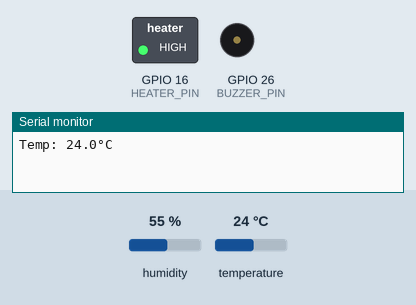
A sketch run on a simulated ESP32. On the bench: switched loads named in the sketch (green lamp = pin HIGH), buzzer (waves = sounding), the last lines printed to the serial monitor. Inputs (shaded band) come from the test bench; at power-on: temperature 24 °C, humidity 55 %.

Above: at 3.2 s.
3.3 s: temperature set to 26 °C
At 5.1 s:
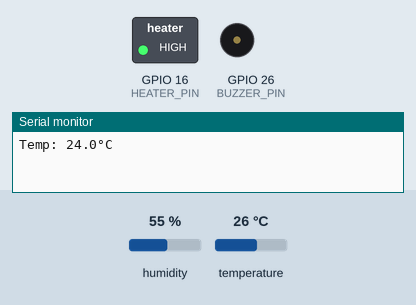
8.3 s: temperature set to 12 °C
At 15.5 s:
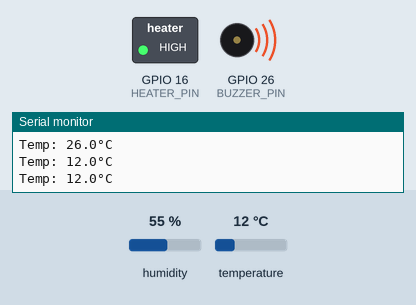
17.7 s: temperature set to 28 °C
At 19.5 s:
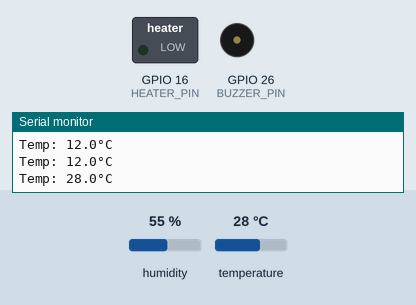
Timing chart, 0 to 21.0 s (numbered marks = the images above; inputs shaded):
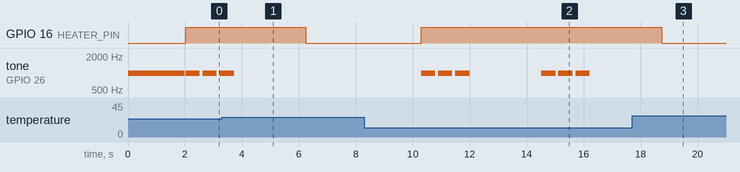

Measured:
- the behaviour switches between 24 and 25 °C on temperature (found by bisection; images 0 and 1)
- after the input at 3.3 s, GPIO 16 (HEATER_PIN): HIGH → LOW after 2.9 s; tone on GPIO 26 (BUZZER_PIN): goes on until 3.7 s, then stays silent
- after the input at 8.3 s, GPIO 16 (HEATER_PIN): LOW → HIGH after 2.0 s; tone on GPIO 26 (BUZZER_PIN): plays 1000 Hz for 0.50 s, 1000 Hz for 0.50 s, 1000 Hz for 0.50 s, 1000 Hz for 0.50 s, 1000 Hz for 0.50 s, 1000 Hz for 0.50 s, starting after 2.0 s
- after the input at 17.7 s, GPIO 16 (HEATER_PIN): HIGH → LOW after 1.0 s; tone on GPIO 26 (BUZZER_PIN): stops changing and stays silent

The sketch:

makeathon_temp_buzzer_v2.ino
```cpp
#include <DHT.h>

#define DHT_PIN     4
#define DHT_TYPE    DHT11
#define BUZZER_PIN  26
#define HEATER_PIN  16
#define TEMP_DANGER 25

DHT dht(DHT_PIN, DHT_TYPE);

void setup() {
  Serial.begin(115200);
  dht.begin();
  pinMode(BUZZER_PIN, OUTPUT);
  pinMode(HEATER_PIN, OUTPUT);

  tone(BUZZER_PIN, 1000, 2000);
  delay(2000);
}

void loop() {
  float temp = dht.readTemperature();

  if (isnan(temp)) {
    Serial.println("Sensor error!");
    return;
  }

  Serial.printf("Temp: %.1f°C\n", temp);

  if (temp < TEMP_DANGER) {
    digitalWrite(HEATER_PIN, HIGH);
    tone(BUZZER_PIN, 1000, 500); delay(600);
    tone(BUZZER_PIN, 1000, 500); delay(600);
    tone(BUZZER_PIN, 1000, 500); delay(1000);
  } else {
    digitalWrite(HEATER_PIN, LOW);
    noTone(BUZZER_PIN);
  }

  delay(2000);
}
```
